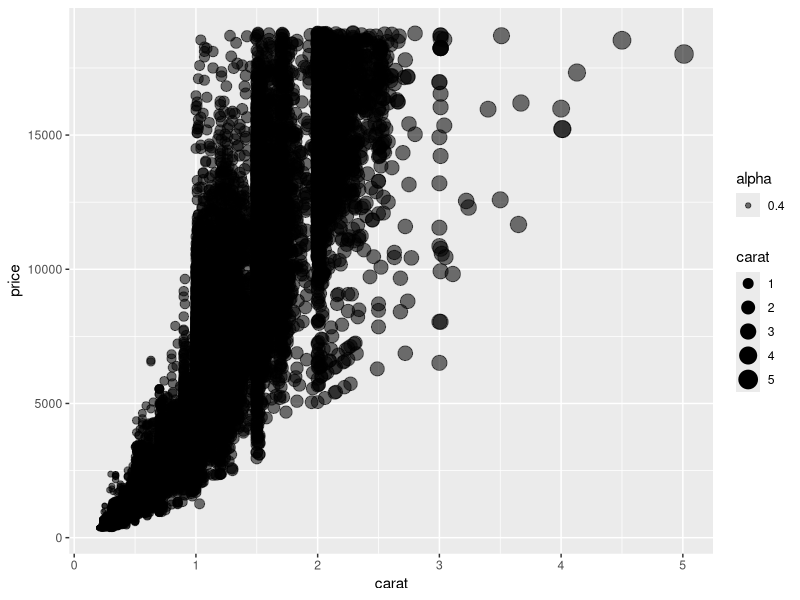

Source code (R):
## ---- chunk 1
knitr::opts_chunk$set(echo = TRUE)
## ---- chunk 2
library(ggplot2)

data <- diamonds
## ---- chunk 3
p <- ggplot(diamonds, aes(carat, price))

p + geom_point(aes(size = carat, alpha = 0.4))
## ---- chunk 4
Sys.Date()
Sys.time()
